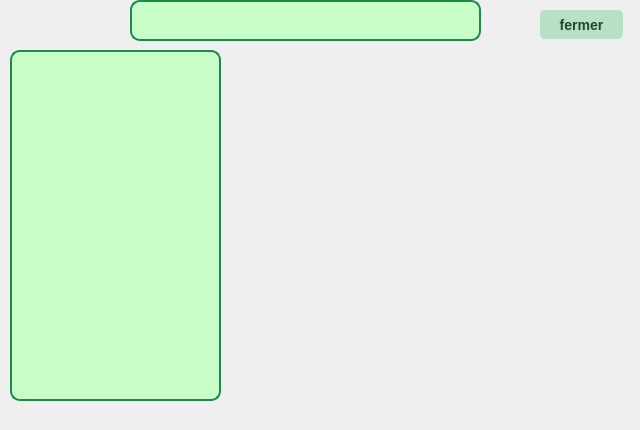
             <widget class="QWidget" name="page_8">
              <widget class="QPushButton" name="pushButton_closeStackedWidgetreleve">
               <property name="geometry">
                <rect>
                 <x>540</x>
                 <y>10</y>
                 <width>83</width>
                 <height>29</height>
                </rect>
               </property>
               <property name="styleSheet">
                <string notr="true">QPushButton {
    background-color: #b8e0c7;
    color: #1f472e;
    font-family: &quot;Roboto&quot;, sans-serif;
    font-size: 14px;
    font-weight: bold; /* texte en gras */
    border-radius: 5px; /* coins arrondis */
    transition: background-color 0.3s ease, border 0.3s ease, transform 0.3s ease; /* ajoute une transition pour l'agrandissement */
}

QPushButton:hover {
    background-color: #A0D6B4;
    border: 1px solid #4CAF50;
    box-shadow: 2px 2px 5px rgba(0, 0, 0, 0.3);
    transform: scale(1.05); /* agrandit le bouton de 5% */
}

</string>
               </property>
               <property name="text">
                <string>fermer</string>
               </property>
              </widget>
              <widget class="QTableWidget" name="tableWidget_report">
               <property name="geometry">
                <rect>
                 <x>10</x>
                 <y>50</y>
                 <width>211</width>
                 <height>351</height>
                </rect>
               </property>
               <property name="styleSheet">
                <string notr="true"> background-color: rgb(200, 255, 200); /* Fond plus clair */
    border: 2px solid #1C8A4F;
    border-radius: 10px;
    color: black;
    font-size: 14px;
    font-family: &quot;Helvetica Neue&quot;, Arial, sans-serif; /* Police claire Helvetica Neue */
    font-weight: bold; /* Applique le texte en gras */
    selection-background-color: rgb(28, 168, 79); /* Fond de sélection */</string>
               </property>
              </widget>
              <widget class="QLabel" name="label_report">
               <property name="geometry">
                <rect>
                 <x>130</x>
                 <y>0</y>
                 <width>351</width>
                 <height>41</height>
                </rect>
               </property>
               <property name="styleSheet">
                <string notr="true"> background-color: rgb(200, 255, 200); /* Fond plus clair */
    border: 2px solid #1C8A4F;
    border-radius: 10px;
    color: black;
    font-size: 14px;
    font-family: &quot;Helvetica Neue&quot;, Arial, sans-serif; /* Police claire Helvetica Neue */
    font-weight: bold; /* Applique le texte en gras */
    selection-background-color: rgb(28, 168, 79); /* Fond de sélection */</string>
               </property>
               <property name="text">
                <string/>
               </property>
              </widget>
              <widget class="QWidget" name="chartView_report" native="true">
               <property name="geometry">
                <rect>
                 <x>230</x>
                 <y>50</y>
                 <width>401</width>
                 <height>371</height>
                </rect>
               </property>
              </widget>
             </widget>
